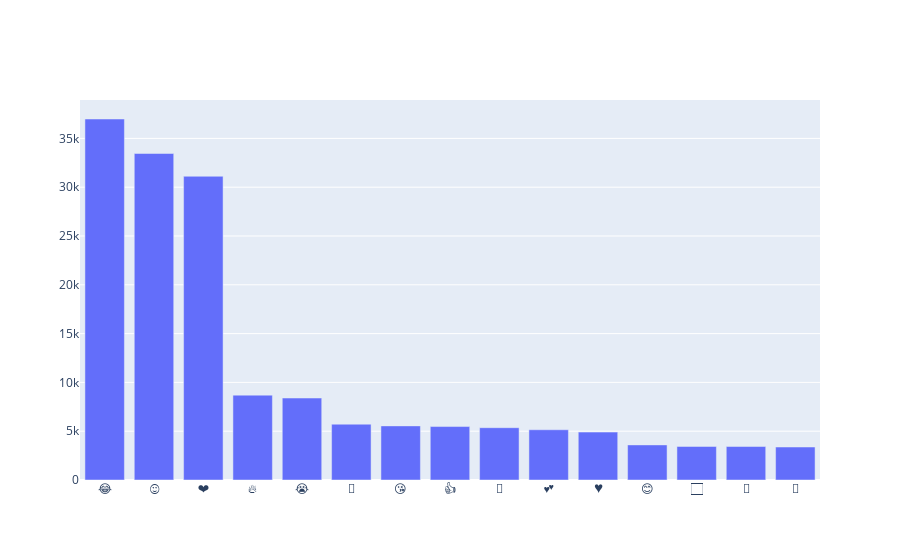

Notebook code cell kept with this figure:
### Code cell
trace = go.Bar(x=emojis, y=freqs)
fig = go.Figure(data=[trace])
iplot(fig)

### Figure 1 — Plotly figure (JSON) as saved in the notebook; plotly's stock layout.template omitted (floating-point values rounded to 4 significant figures)
{"data": [{"type": "bar", "x": ["😂", "😍", "❤", "🔥", "😭", "👏", "😘", "👍", "💖", "💕", "♥", "😊", "🏻", "💜", "😬"], "y": [36987, 33453, 31119, 8694, 8398, 5719, 5545, 5476, 5359, 5147, 4909, 3596, 3438, 3429, 3381]}], "layout": {}}
